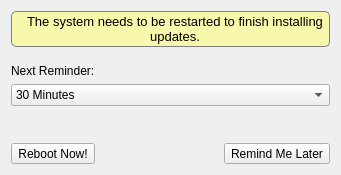
<?xml version="1.0" encoding="UTF-8"?>
<ui version="4.0">
 <class>DialogReminder</class>
 <widget class="QDialog" name="DialogReminder">
  <property name="geometry">
   <rect>
    <x>0</x>
    <y>0</y>
    <width>341</width>
    <height>175</height>
   </rect>
  </property>
  <property name="windowTitle">
   <string>System Restart Required</string>
  </property>
  <property name="windowIcon">
   <iconset resource="SystemUpdaterTray.qrc">
    <normaloff>:/images/restart.png</normaloff>:/images/restart.png</iconset>
  </property>
  <layout class="QVBoxLayout" name="verticalLayout_2">
   <item>
    <widget class="QGroupBox" name="groupBox">
     <property name="styleSheet">
      <string notr="true">QGroupBox::title{
  subcontrol-origin: none;
}
QGroupBox{
background: rgba(255, 255, 127, 150);
border: 1px solid grey;
border-radius: 5px;
}</string>
     </property>
     <property name="title">
      <string notr="true"/>
     </property>
     <property name="flat">
      <bool>false</bool>
     </property>
     <layout class="QHBoxLayout" name="horizontalLayout">
      <property name="spacing">
       <number>2</number>
      </property>
      <property name="leftMargin">
       <number>2</number>
      </property>
      <property name="topMargin">
       <number>2</number>
      </property>
      <property name="rightMargin">
       <number>2</number>
      </property>
      <property name="bottomMargin">
       <number>2</number>
      </property>
      <item>
       <widget class="QLabel" name="label_2">
        <property name="sizePolicy">
         <sizepolicy hsizetype="Fixed" vsizetype="Fixed">
          <horstretch>0</horstretch>
          <verstretch>0</verstretch>
         </sizepolicy>
        </property>
        <property name="text">
         <string notr="true"/>
        </property>
        <property name="pixmap">
         <pixmap resource="SystemUpdaterTray.qrc">:/images/restart.png</pixmap>
        </property>
        <property name="scaledContents">
         <bool>true</bool>
        </property>
       </widget>
      </item>
      <item>
       <widget class="QLabel" name="label">
        <property name="font">
         <font>
          <pointsize>10</pointsize>
          <weight>50</weight>
          <bold>false</bold>
         </font>
        </property>
        <property name="text">
         <string>The system needs to be restarted to finish installing updates.</string>
        </property>
        <property name="alignment">
         <set>Qt::AlignCenter</set>
        </property>
        <property name="wordWrap">
         <bool>true</bool>
        </property>
       </widget>
      </item>
     </layout>
    </widget>
   </item>
   <item>
    <spacer name="verticalSpacer_2">
     <property name="orientation">
      <enum>Qt::Vertical</enum>
     </property>
     <property name="sizeHint" stdset="0">
      <size>
       <width>20</width>
       <height>20</height>
      </size>
     </property>
    </spacer>
   </item>
   <item>
    <widget class="QLabel" name="label_3">
     <property name="text">
      <string>Next Reminder:</string>
     </property>
    </widget>
   </item>
   <item>
    <widget class="QComboBox" name="comboBox">
     <property name="currentIndex">
      <number>1</number>
     </property>
     <item>
      <property name="text">
       <string>Never</string>
      </property>
     </item>
     <item>
      <property name="text">
       <string>30 Minutes</string>
      </property>
     </item>
     <item>
      <property name="text">
       <string>1 Hour</string>
      </property>
     </item>
     <item>
      <property name="text">
       <string>5 Hours</string>
      </property>
     </item>
     <item>
      <property name="text">
       <string>12 Hours</string>
      </property>
     </item>
     <item>
      <property name="text">
       <string>24 Hours</string>
      </property>
     </item>
    </widget>
   </item>
   <item>
    <spacer name="verticalSpacer">
     <property name="orientation">
      <enum>Qt::Vertical</enum>
     </property>
     <property name="sizeHint" stdset="0">
      <size>
       <width>20</width>
       <height>40</height>
      </size>
     </property>
    </spacer>
   </item>
   <item>
    <layout class="QHBoxLayout" name="horizontalLayout_3">
     <item>
      <widget class="QToolButton" name="tool_reboot">
       <property name="text">
        <string>Reboot Now!</string>
       </property>
       <property name="icon">
        <iconset resource="SystemUpdaterTray.qrc">
         <normaloff>:/images/restart.png</normaloff>:/images/restart.png</iconset>
       </property>
       <property name="toolButtonStyle">
        <enum>Qt::ToolButtonTextBesideIcon</enum>
       </property>
      </widget>
     </item>
     <item>
      <spacer name="horizontalSpacer">
       <property name="orientation">
        <enum>Qt::Horizontal</enum>
       </property>
       <property name="sizeHint" stdset="0">
        <size>
         <width>40</width>
         <height>20</height>
        </size>
       </property>
      </spacer>
     </item>
     <item>
      <widget class="QToolButton" name="tool_close">
       <property name="text">
        <string>Remind Me Later</string>
       </property>
       <property name="icon">
        <iconset resource="SystemUpdaterTray.qrc">
         <normaloff>:/images/view-refresh.png</normaloff>:/images/view-refresh.png</iconset>
       </property>
       <property name="toolButtonStyle">
        <enum>Qt::ToolButtonTextBesideIcon</enum>
       </property>
      </widget>
     </item>
    </layout>
   </item>
  </layout>
 </widget>
 <resources>
  <include location="SystemUpdaterTray.qrc"/>
 </resources>
 <connections/>
</ui>
